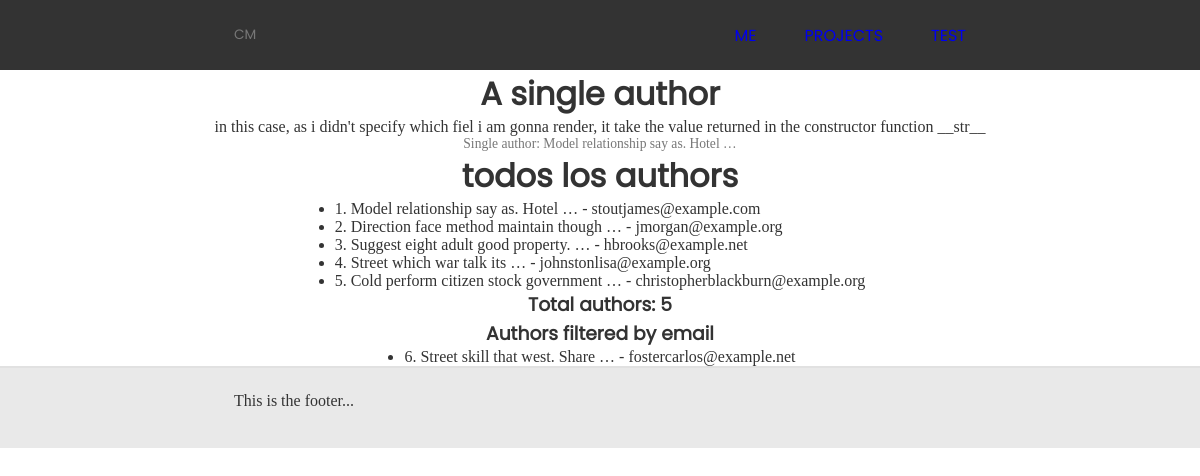
Page /post/queries/ on the committed database.
### post/models.py (models this page shows)
class Author(models.Model):
    name = models.CharField(max_length=200)
    email = models.EmailField()
    def __str__(self):
        return self.name

### post/views.py (the view)
# urls.py: path('queries/', views.queries, name='queries')
def queries(response):
    authors = Author.objects.all()[0:5]
    fAuthors = Author.objects.filter(email='fostercarlos@example.net')
    author = Author.objects.get(id=1)
    return render(response, 'post/queries.html', {
        'authors': authors,
        'filteredAuths': fAuthors,
        'singleAuthor': author
    })

### portfolio/context_processors.py (called while the page is built)
def navBarMenu(request):
    menuItems = {'menuItems': [
        {'name': 'Me', 'path': 'home'},
        {'name': 'Projects', 'path': 'projects'},
        {'name': 'Test', 'path': 'test'},
    ]}
    return menuItems

### post/templates/post/queries.html (shortened to what this page needs)
{% extends "layouts/base.html" %}
{% load static %}
{% block body %}
    <h1>A single author</h1>
    <p>in this case, as i didn't specify which fiel i am gonna render, it take the value returned in the constructor function __str__</p>
    <span>Single author: {{ singleAuthor|truncatewords:5 }}</span>
    <h1>todos los authors</h1>
    <ul>
        {% for author in authors %}
            <li>{{ author.id }}. {{ author.name|truncatewords:5 }} - {{ author.email  }}</li>
        {% endfor%}
    </ul>
    <h3> Total authors: {{ authors|length }} </h3>
    <h3> Authors filtered by email</h3>
    <ul>
        {% for fauth in filteredAuths %}
            <li>{{ fauth.id }}. {{ fauth.name|truncatewords:5 }} - {{ fauth.email  }}</li>
        {% endfor%}
    </ul>
{% endblock body %}

### templates/layouts/base.html (shortened to what this page needs)
<!DOCTYPE html>
{% load static %}
<html lang="en">
<head>
    <link rel="stylesheet" href="{% static 'css/style.css' %}">
</head>
<body>
    <div class="main-content">
        {% include "./partials/menu.html" %}
        {% block body %}{% endblock body%}
        {% include "./partials/footer.html" %}
    </div>
</body>
</html>

### templates/layouts/partials/menu.html
<nav class="nav-bar">
    <div class="nav-bar__content">
        <span class="nav-bar__logo">CM</span>
        <div class="nav-bar__items">
            {% for item in menuItems %}
                <a href="{% url item.path %}">{{ item.name }}</a>
            {% endfor %}
        </div>
    </div>
</nav>

### templates/layouts/partials/footer.html
<footer class="footer">
    <div class="footer__content">
        This is the footer...
    </div>
</footer>

### static/css/style.css (style rules this page uses)
:root { --color-background: #fff; --color-background-primary: #f6f6f6; --color-line: #e9e9e9; --color-text-secondary: #ffa300; --color-text-primary-dark: #333; --color-text-primary: #777777; --color-text-light: #e1e1e1; --font-title: poppins; --font-text: noto-sans; }
* { box-sizing: border-box; margin: 0; padding: 0; }
h1, h2, h3, h4, h5, h6 { font-family: var(--font-title); }
span { color: var(--color-text-primary); font-size: .85rem; }
body { background-color: var(--color-background); color: var(--color-text-primary-dark); font-family: var(--font-text); font-size: 1rem; }
.main-content { align-items: center; display: flex; flex-direction: column; width: 100%; }
.footer { background-color: var(--color-line); border-top: 2px solid var(--color-text-light); display: flex; justify-content: center; width: 100%; }
.footer__content { display: flex; min-height: 80px; padding: 24px ; width: 65vw; }
nav { align-items: center; background-color: var(--color-text-primary-dark); color: var(--color-text-light); display: flex; font-family: var(--font-title); height: 70px; justify-content: center; text-transform: uppercase; width: 100%; }
.nav-bar__content { display: flex; justify-content: space-between; width: 65vw; }
.nav-bar__items { display: flex; justify-content: flex-end; }
.nav-bar__logo { align-self: center; display: flex; padding: 24px; }
.nav-bar__items a { padding: 24px; text-decoration: none; }

### rows in the picture
Author: name "Model relationship say as. Hotel …", id "1", email "stoutjames@example.com"
Author: id "2", name "Direction face method maintain though …", email "jmorgan@example.org"
Author: id "3", name "Suggest eight adult good property. …", email "hbrooks@example.net"
Author: id "4", name "Street which war talk its …", email "johnstonlisa@example.org"
Author: id "5", name "Cold perform citizen stock government …", email "christopherblackburn@example.org"
Author: id "6", name "Street skill that west. Share …", email "fostercarlos@example.net"

### other values in the picture
{{ item.name }} "ME" "PROJECTS" "TEST"
{{ authors|length }} "5"
